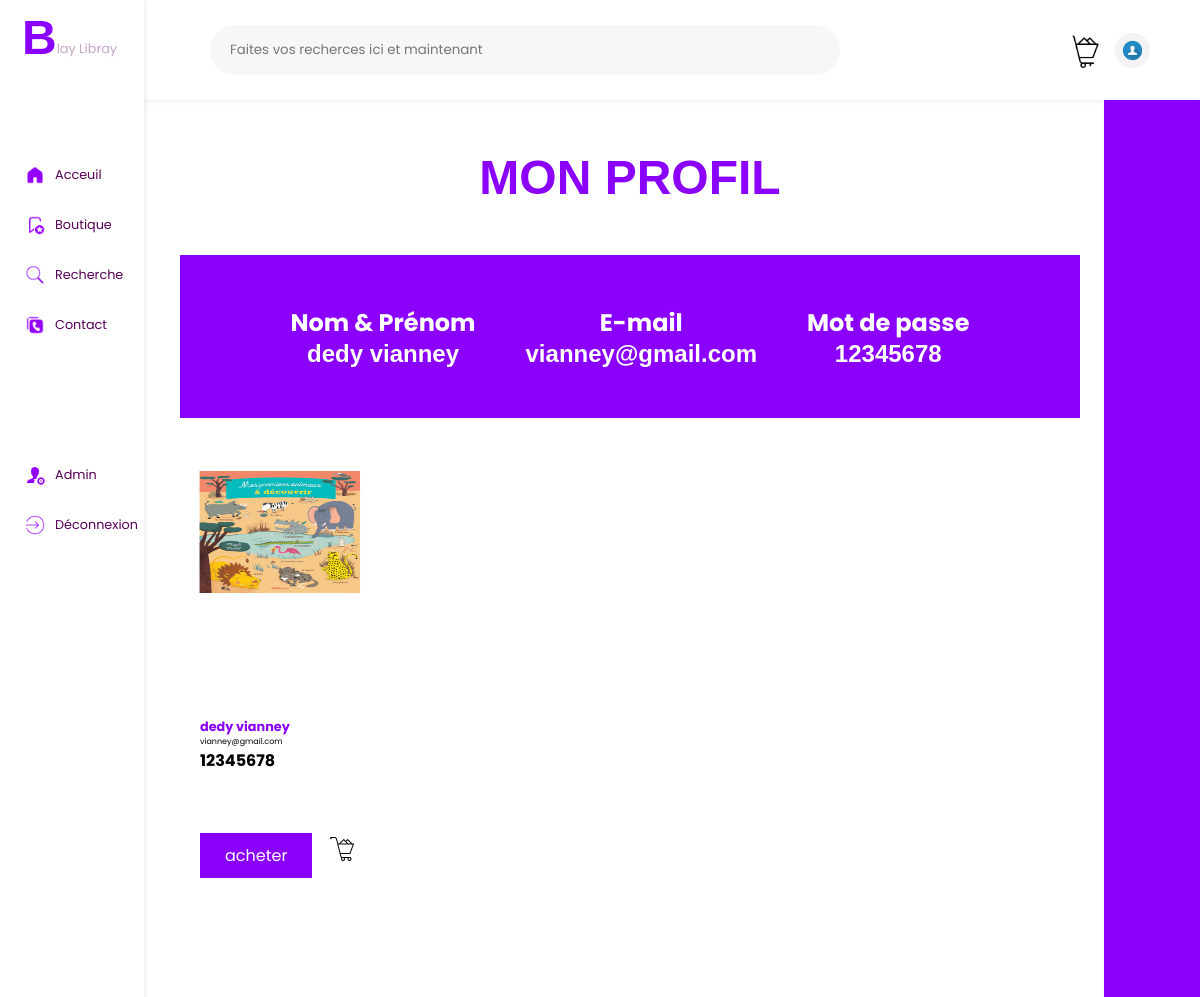
The app's page /useprid (upper part), older data.
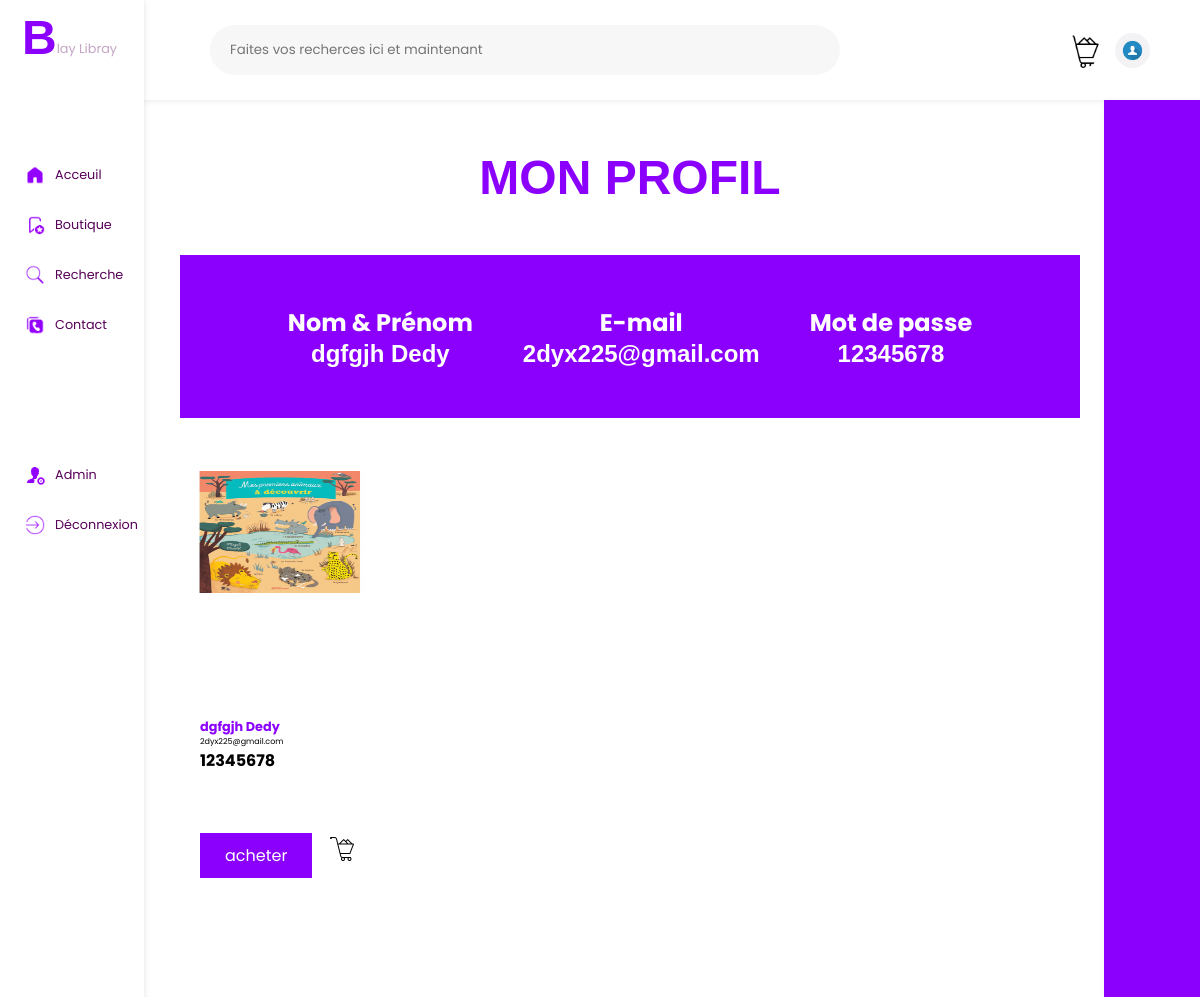
The same page, newer data.
### app.py (models this page shows, shortened)
class Connecter(db.Model):
    id = db.Column(db.Integer, primary_key = True)
    first_name = db.Column(db.String(20), unique = False , nullable = False)
    last_name = db.Column(db.String(20), unique = True , nullable = False)
    age = db.Column(db.String(8),nullable = False)

### app.py (the view)
@app.route('/useprid')
def useprid():
    user = Connecter.query.all()
    return render_template('useprid.html',user = user)

### templates/useprid.html (shortened to what the changed rows need)
<!DOCTYPE html>
<html lang="en">
<head>
    <link rel="stylesheet" href="static/CSS/achat.css">
</head>
<body>
    <div class="navgauche">
        <div class="logo">
            <h1 style="padding-top: 10px;color: #8b00fc;font-size: 3rem;font-family: 'Trebuchet MS', 'Lucida Sans Unicode', 'Lucida Grande', 'Lucida Sans', Arial, sans-serif;">B</h1>
        </div>
    </div>
    <div class="page12">
        <h1 style="text-align: center;color: #8b00fc;font-size: 3rem;font-family: 'Trebuchet MS', 'Lucida Sans Unicode', 'Lucida Grande', 'Lucida Sans', Arial, sans-serif;padding-bottom: 50px;">MON PROFIL</h1>
        <div class="liv" >
            {% for data in user %}
            <h1 style="text-align: center;color: white;font-size: 1.5rem;font-family: 'Trebuchet MS', 'Lucida Sans Unicode', 'Lucida Grande', 'Lucida Sans', Arial, sans-serif;"> <span>Nom & Prénom</span> <br> {{data.first_name}}</h1>
            <h1 style="text-align: center;color: white;font-size: 1.5rem;font-family: 'Trebuchet MS', 'Lucida Sans Unicode', 'Lucida Grande', 'Lucida Sans', Arial, sans-serif;"><span>E-mail</span> <br>{{data.last_name}}</h1>
            <h1 style="text-align: center;color: white;font-size: 1.5rem;font-family: 'Trebuchet MS', 'Lucida Sans Unicode', 'Lucida Grande', 'Lucida Sans', Arial, sans-serif;"><span >Mot de passe</span> <br>{{data.age}}</h1>
            {% endfor %}
        </div>
        <div class="livres">
            {% for data in user %}
            <div class="livre1">
                <div class="livr1">
                    <img src="{{url_for('static', filename='IMAGES/nom.jpg')}}" width="100%" height="50%" alt="">
                </div>
                <div class="livr12">
                    <h1 style="font-size: 0.8rem;text-align: start;color: #8b00fc;">{{data.first_name}}</h1>
                    <p style="font-size:0.5rem;">{{data.last_name}}</p>
                    <h1 style="font-size: 1rem;">{{data.age}}</h1>
                </div>
                <div class="livr123">
                    <a href="/delete/{{data.id}}" class="achat">acheter</a>
                    <a href="">
                        <img src="../image/panierr.png" width="30px" style="padding-bottom: 10px;padding-right: 5px;" alt="">
                    </a>
                </div>
            </div>
            {% endfor %}
        </div>
    </div>
</body>
</html>

Row changes from the older to the newer data that the page shows:
changed Connecter: first_name "dedy vianney" → "dgfgjh Dedy"; last_name "vianney@gmail.com" → "2dyx225@gmail.com"
